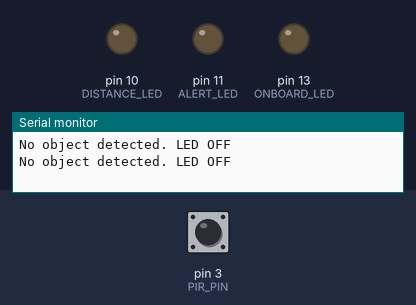
A sketch run on a simulated Arduino Uno, built with avr-gcc and run on an emulated ATmega328P. On the bench: output pins drawn as LEDs (lit = HIGH), the last lines printed to the serial monitor. Dashed ring = blinking. The inputs (shaded band) are chosen by the test bench; at power-on: pin 3 (PIR_PIN) HIGH.

Above: at 1.2 s.
1.3 s: pin 3 (PIR_PIN) pulsed LOW 5 times (0.12 s each, 0.3 s apart)
At 2.4 s:
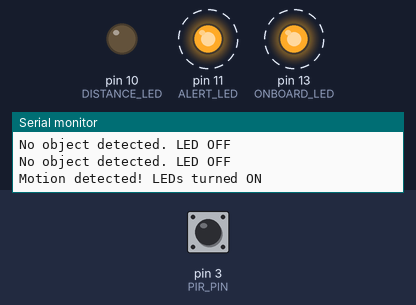
Timing chart, 0 to 5.5 s (numbered marks = the images above; inputs shaded):
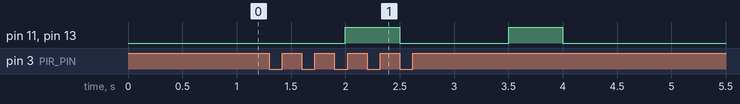

Measured:
- after the input at 1.3 s, pin 11 (ALERT_LED), pin 13 (ONBOARD_LED): alternates HIGH for 0.50 s and LOW for 1.0 s, 4 changes in all, then stays LOW, starting after 0.70 s

The sketch:

code.ino
```cpp
// Define pin connections for PIR sensor, LEDs, and Ultrasonic sensor
#define PIR_PIN 3          // PIR motion sensor input pin
#define ONBOARD_LED 13     // Onboard LED for motion indication
#define ALERT_LED 11       // External alert LED for motion detection
#define DISTANCE_LED 10    // LED to indicate object detection by ultrasonic sensor
#define ULTRASONIC_TRIG 5  // Ultrasonic sensor trigger pin


// Flags to track sensor statuses
volatile bool isMotionDetected = false;
volatile bool isObjectDetected = false;

// Interrupt Service Routine (ISR) for PIR sensor motion detection
void motionISR() {
  isMotionDetected = true;  // Set flag when motion is detected
}

// Interrupt Service Routine (ISR) for Ultrasonic sensor detection
void objectISR() {
  float distance = measureDistance();
  if (distance < 10) {
    isObjectDetected = true;
  } else {
    isObjectDetected = false;
  }
}

void setup() {
  // Configure pin modes
  pinMode(DISTANCE_LED, OUTPUT);
  pinMode(PIR_PIN, INPUT);
  pinMode(ONBOARD_LED, OUTPUT);
  pinMode(ALERT_LED, OUTPUT);
  pinMode(ULTRASONIC_TRIG, OUTPUT);


  // Initialize serial communication
  Serial.begin(9600);

  // Attach interrupts to sensors
  attachInterrupt(digitalPinToInterrupt(PIR_PIN), motionISR, RISING);

}

void loop() {
  // Handle motion detection
  if (isMotionDetected) {
    digitalWrite(ALERT_LED, HIGH);
    digitalWrite(ONBOARD_LED, HIGH);
    Serial.println("Motion detected! LEDs turned ON");

    delay(500); // Stability delay to prevent false triggers

    digitalWrite(ALERT_LED, LOW);
    digitalWrite(ONBOARD_LED, LOW);
    Serial.println("No motion detected. LEDs turned OFF");

    isMotionDetected = false; // Reset flag
  }

  // Handle object detection
  if (isObjectDetected) {
    digitalWrite(DISTANCE_LED, HIGH);
    Serial.println("Object detected within 10 cm. LED ON");
  } else {
    digitalWrite(DISTANCE_LED, LOW);
    Serial.println("No object detected. LED OFF");
  }

  delay(1000); // Delay to control sensor reading frequency
}

// Function to measure distance using ultrasonic sensor
float measureDistance() {
  digitalWrite(ULTRASONIC_TRIG, LOW);
  delayMicroseconds(2);
  digitalWrite(ULTRASONIC_TRIG, HIGH);
  delayMicroseconds(10);
  digitalWrite(ULTRASONIC_TRIG, LOW);

  long duration = pulseIn(ULTRASONIC_TRIG, HIGH);
  float distance = duration * 0.034 / 2;  // Convert time to distance
  return distance;
}
```
